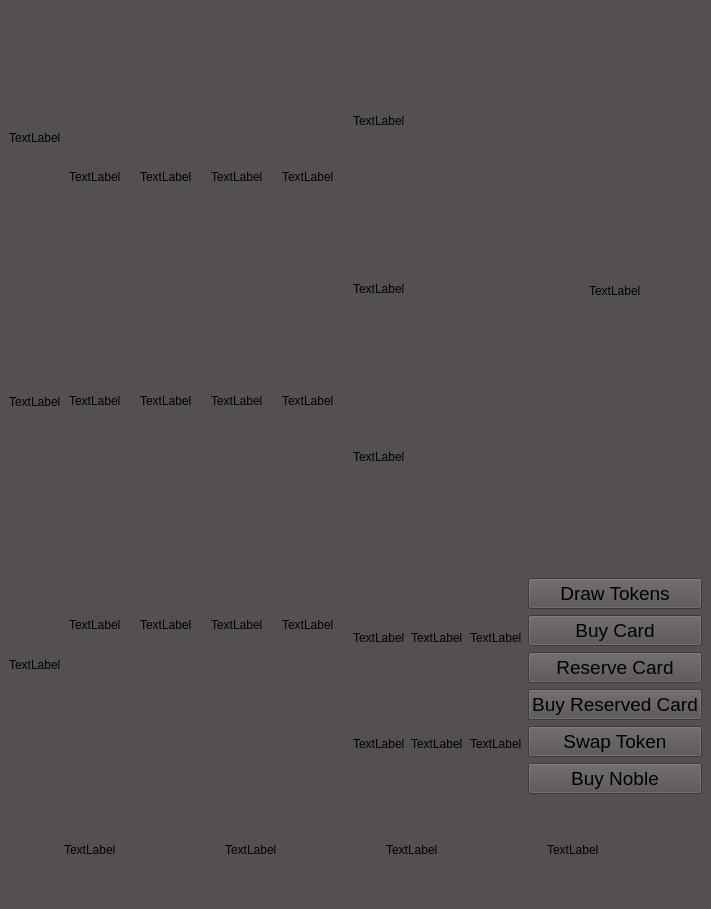
<?xml version="1.0" encoding="UTF-8"?>
<ui version="4.0">
 <class>MainWindow</class>
 <widget class="QMainWindow" name="MainWindow">
  <property name="geometry">
   <rect>
    <x>0</x>
    <y>0</y>
    <width>711</width>
    <height>909</height>
   </rect>
  </property>
  <property name="sizePolicy">
   <sizepolicy hsizetype="Expanding" vsizetype="Expanding">
    <horstretch>0</horstretch>
    <verstretch>0</verstretch>
   </sizepolicy>
  </property>
  <property name="cursor">
   <cursorShape>ArrowCursor</cursorShape>
  </property>
  <property name="windowTitle">
   <string>MainWindow</string>
  </property>
  <property name="animated">
   <bool>true</bool>
  </property>
  <property name="tabShape">
   <enum>QTabWidget::Rounded</enum>
  </property>
  <widget class="QWidget" name="centralwidget">
   <property name="sizePolicy">
    <sizepolicy hsizetype="Expanding" vsizetype="Expanding">
     <horstretch>0</horstretch>
     <verstretch>0</verstretch>
    </sizepolicy>
   </property>
   <property name="layoutDirection">
    <enum>Qt::LeftToRight</enum>
   </property>
   <property name="styleSheet">
    <string notr="true">background-color: rgb(84, 79, 82)</string>
   </property>
   <layout class="QGridLayout" name="gridLayout" rowstretch="0,0,0,0,0" columnstretch="1,4,1,2,1,0">
    <item row="3" column="3" colspan="2">
     <layout class="QGridLayout" name="tokenLayout" columnstretch="0,0,0">
      <item row="0" column="0">
       <widget class="QLabel" name="label_23">
        <property name="sizePolicy">
         <sizepolicy hsizetype="Expanding" vsizetype="Expanding">
          <horstretch>0</horstretch>
          <verstretch>0</verstretch>
         </sizepolicy>
        </property>
        <property name="minimumSize">
         <size>
          <width>10</width>
          <height>10</height>
         </size>
        </property>
        <property name="maximumSize">
         <size>
          <width>100</width>
          <height>100</height>
         </size>
        </property>
        <property name="text">
         <string>TextLabel</string>
        </property>
       </widget>
      </item>
      <item row="0" column="2">
       <widget class="QLabel" name="label_25">
        <property name="sizePolicy">
         <sizepolicy hsizetype="Expanding" vsizetype="Expanding">
          <horstretch>0</horstretch>
          <verstretch>0</verstretch>
         </sizepolicy>
        </property>
        <property name="minimumSize">
         <size>
          <width>10</width>
          <height>10</height>
         </size>
        </property>
        <property name="maximumSize">
         <size>
          <width>100</width>
          <height>100</height>
         </size>
        </property>
        <property name="text">
         <string>TextLabel</string>
        </property>
       </widget>
      </item>
      <item row="0" column="1">
       <widget class="QLabel" name="label_24">
        <property name="sizePolicy">
         <sizepolicy hsizetype="Expanding" vsizetype="Expanding">
          <horstretch>0</horstretch>
          <verstretch>0</verstretch>
         </sizepolicy>
        </property>
        <property name="minimumSize">
         <size>
          <width>10</width>
          <height>10</height>
         </size>
        </property>
        <property name="maximumSize">
         <size>
          <width>100</width>
          <height>100</height>
         </size>
        </property>
        <property name="text">
         <string>TextLabel</string>
        </property>
       </widget>
      </item>
      <item row="1" column="0">
       <widget class="QLabel" name="label_26">
        <property name="sizePolicy">
         <sizepolicy hsizetype="Expanding" vsizetype="Expanding">
          <horstretch>0</horstretch>
          <verstretch>0</verstretch>
         </sizepolicy>
        </property>
        <property name="minimumSize">
         <size>
          <width>10</width>
          <height>10</height>
         </size>
        </property>
        <property name="maximumSize">
         <size>
          <width>100</width>
          <height>100</height>
         </size>
        </property>
        <property name="text">
         <string>TextLabel</string>
        </property>
       </widget>
      </item>
      <item row="1" column="1">
       <widget class="QLabel" name="label_27">
        <property name="sizePolicy">
         <sizepolicy hsizetype="Expanding" vsizetype="Expanding">
          <horstretch>0</horstretch>
          <verstretch>0</verstretch>
         </sizepolicy>
        </property>
        <property name="minimumSize">
         <size>
          <width>10</width>
          <height>10</height>
         </size>
        </property>
        <property name="maximumSize">
         <size>
          <width>100</width>
          <height>100</height>
         </size>
        </property>
        <property name="text">
         <string>TextLabel</string>
        </property>
       </widget>
      </item>
      <item row="1" column="2">
       <widget class="QLabel" name="label_28">
        <property name="sizePolicy">
         <sizepolicy hsizetype="Expanding" vsizetype="Expanding">
          <horstretch>0</horstretch>
          <verstretch>0</verstretch>
         </sizepolicy>
        </property>
        <property name="minimumSize">
         <size>
          <width>10</width>
          <height>10</height>
         </size>
        </property>
        <property name="maximumSize">
         <size>
          <width>100</width>
          <height>100</height>
         </size>
        </property>
        <property name="text">
         <string>TextLabel</string>
        </property>
       </widget>
      </item>
     </layout>
    </item>
    <item row="4" column="0" colspan="6">
     <layout class="QHBoxLayout" name="playerLayout">
      <item>
       <widget class="QLabel" name="label_32">
        <property name="sizePolicy">
         <sizepolicy hsizetype="Expanding" vsizetype="Expanding">
          <horstretch>0</horstretch>
          <verstretch>0</verstretch>
         </sizepolicy>
        </property>
        <property name="minimumSize">
         <size>
          <width>10</width>
          <height>10</height>
         </size>
        </property>
        <property name="maximumSize">
         <size>
          <width>100</width>
          <height>100</height>
         </size>
        </property>
        <property name="text">
         <string>TextLabel</string>
        </property>
       </widget>
      </item>
      <item>
       <widget class="QLabel" name="label_31">
        <property name="sizePolicy">
         <sizepolicy hsizetype="Expanding" vsizetype="Expanding">
          <horstretch>0</horstretch>
          <verstretch>0</verstretch>
         </sizepolicy>
        </property>
        <property name="minimumSize">
         <size>
          <width>10</width>
          <height>10</height>
         </size>
        </property>
        <property name="maximumSize">
         <size>
          <width>100</width>
          <height>100</height>
         </size>
        </property>
        <property name="text">
         <string>TextLabel</string>
        </property>
       </widget>
      </item>
      <item>
       <widget class="QLabel" name="label_30">
        <property name="sizePolicy">
         <sizepolicy hsizetype="Expanding" vsizetype="Expanding">
          <horstretch>0</horstretch>
          <verstretch>0</verstretch>
         </sizepolicy>
        </property>
        <property name="minimumSize">
         <size>
          <width>10</width>
          <height>10</height>
         </size>
        </property>
        <property name="maximumSize">
         <size>
          <width>100</width>
          <height>100</height>
         </size>
        </property>
        <property name="text">
         <string>TextLabel</string>
        </property>
       </widget>
      </item>
      <item>
       <widget class="QLabel" name="label_29">
        <property name="sizePolicy">
         <sizepolicy hsizetype="Expanding" vsizetype="Expanding">
          <horstretch>0</horstretch>
          <verstretch>0</verstretch>
         </sizepolicy>
        </property>
        <property name="minimumSize">
         <size>
          <width>10</width>
          <height>10</height>
         </size>
        </property>
        <property name="maximumSize">
         <size>
          <width>100</width>
          <height>100</height>
         </size>
        </property>
        <property name="text">
         <string>TextLabel</string>
        </property>
       </widget>
      </item>
     </layout>
    </item>
    <item row="1" column="0" rowspan="3">
     <layout class="QVBoxLayout" name="deckLayout">
      <item>
       <widget class="QLabel" name="d1">
        <property name="sizePolicy">
         <sizepolicy hsizetype="Expanding" vsizetype="Expanding">
          <horstretch>0</horstretch>
          <verstretch>0</verstretch>
         </sizepolicy>
        </property>
        <property name="text">
         <string>TextLabel</string>
        </property>
       </widget>
      </item>
      <item>
       <widget class="QLabel" name="d2">
        <property name="sizePolicy">
         <sizepolicy hsizetype="Expanding" vsizetype="Expanding">
          <horstretch>0</horstretch>
          <verstretch>0</verstretch>
         </sizepolicy>
        </property>
        <property name="text">
         <string>TextLabel</string>
        </property>
       </widget>
      </item>
      <item>
       <widget class="QLabel" name="d3">
        <property name="sizePolicy">
         <sizepolicy hsizetype="Expanding" vsizetype="Expanding">
          <horstretch>0</horstretch>
          <verstretch>0</verstretch>
         </sizepolicy>
        </property>
        <property name="text">
         <string>TextLabel</string>
        </property>
       </widget>
      </item>
     </layout>
    </item>
    <item row="1" column="1" rowspan="3" colspan="2">
     <layout class="QGridLayout" name="cardLayout">
      <item row="2" column="0">
       <widget class="QLabel" name="t11">
        <property name="sizePolicy">
         <sizepolicy hsizetype="Expanding" vsizetype="Expanding">
          <horstretch>0</horstretch>
          <verstretch>0</verstretch>
         </sizepolicy>
        </property>
        <property name="minimumSize">
         <size>
          <width>10</width>
          <height>10</height>
         </size>
        </property>
        <property name="maximumSize">
         <size>
          <width>100</width>
          <height>100</height>
         </size>
        </property>
        <property name="text">
         <string>TextLabel</string>
        </property>
       </widget>
      </item>
      <item row="0" column="0">
       <widget class="QLabel" name="t31">
        <property name="sizePolicy">
         <sizepolicy hsizetype="Expanding" vsizetype="Expanding">
          <horstretch>0</horstretch>
          <verstretch>0</verstretch>
         </sizepolicy>
        </property>
        <property name="minimumSize">
         <size>
          <width>10</width>
          <height>10</height>
         </size>
        </property>
        <property name="maximumSize">
         <size>
          <width>100</width>
          <height>100</height>
         </size>
        </property>
        <property name="text">
         <string>TextLabel</string>
        </property>
       </widget>
      </item>
      <item row="2" column="2">
       <widget class="QLabel" name="t13">
        <property name="sizePolicy">
         <sizepolicy hsizetype="Expanding" vsizetype="Expanding">
          <horstretch>0</horstretch>
          <verstretch>0</verstretch>
         </sizepolicy>
        </property>
        <property name="minimumSize">
         <size>
          <width>10</width>
          <height>10</height>
         </size>
        </property>
        <property name="maximumSize">
         <size>
          <width>100</width>
          <height>100</height>
         </size>
        </property>
        <property name="text">
         <string>TextLabel</string>
        </property>
       </widget>
      </item>
      <item row="0" column="1">
       <widget class="QLabel" name="t32">
        <property name="sizePolicy">
         <sizepolicy hsizetype="Expanding" vsizetype="Expanding">
          <horstretch>0</horstretch>
          <verstretch>0</verstretch>
         </sizepolicy>
        </property>
        <property name="minimumSize">
         <size>
          <width>10</width>
          <height>10</height>
         </size>
        </property>
        <property name="maximumSize">
         <size>
          <width>100</width>
          <height>100</height>
         </size>
        </property>
        <property name="text">
         <string>TextLabel</string>
        </property>
       </widget>
      </item>
      <item row="0" column="3">
       <widget class="QLabel" name="t34">
        <property name="sizePolicy">
         <sizepolicy hsizetype="Expanding" vsizetype="Expanding">
          <horstretch>0</horstretch>
          <verstretch>0</verstretch>
         </sizepolicy>
        </property>
        <property name="minimumSize">
         <size>
          <width>10</width>
          <height>10</height>
         </size>
        </property>
        <property name="maximumSize">
         <size>
          <width>100</width>
          <height>100</height>
         </size>
        </property>
        <property name="text">
         <string>TextLabel</string>
        </property>
       </widget>
      </item>
      <item row="0" column="2">
       <widget class="QLabel" name="t33">
        <property name="sizePolicy">
         <sizepolicy hsizetype="Expanding" vsizetype="Expanding">
          <horstretch>0</horstretch>
          <verstretch>0</verstretch>
         </sizepolicy>
        </property>
        <property name="minimumSize">
         <size>
          <width>10</width>
          <height>10</height>
         </size>
        </property>
        <property name="maximumSize">
         <size>
          <width>100</width>
          <height>100</height>
         </size>
        </property>
        <property name="text">
         <string>TextLabel</string>
        </property>
       </widget>
      </item>
      <item row="1" column="3">
       <widget class="QLabel" name="t24">
        <property name="sizePolicy">
         <sizepolicy hsizetype="Expanding" vsizetype="Expanding">
          <horstretch>0</horstretch>
          <verstretch>0</verstretch>
         </sizepolicy>
        </property>
        <property name="minimumSize">
         <size>
          <width>10</width>
          <height>10</height>
         </size>
        </property>
        <property name="maximumSize">
         <size>
          <width>100</width>
          <height>100</height>
         </size>
        </property>
        <property name="text">
         <string>TextLabel</string>
        </property>
       </widget>
      </item>
      <item row="1" column="0">
       <widget class="QLabel" name="t21">
        <property name="sizePolicy">
         <sizepolicy hsizetype="Expanding" vsizetype="Expanding">
          <horstretch>0</horstretch>
          <verstretch>0</verstretch>
         </sizepolicy>
        </property>
        <property name="minimumSize">
         <size>
          <width>10</width>
          <height>10</height>
         </size>
        </property>
        <property name="maximumSize">
         <size>
          <width>100</width>
          <height>100</height>
         </size>
        </property>
        <property name="text">
         <string>TextLabel</string>
        </property>
       </widget>
      </item>
      <item row="1" column="2">
       <widget class="QLabel" name="t23">
        <property name="sizePolicy">
         <sizepolicy hsizetype="Expanding" vsizetype="Expanding">
          <horstretch>0</horstretch>
          <verstretch>0</verstretch>
         </sizepolicy>
        </property>
        <property name="minimumSize">
         <size>
          <width>10</width>
          <height>10</height>
         </size>
        </property>
        <property name="maximumSize">
         <size>
          <width>100</width>
          <height>100</height>
         </size>
        </property>
        <property name="text">
         <string>TextLabel</string>
        </property>
       </widget>
      </item>
      <item row="2" column="1">
       <widget class="QLabel" name="t12">
        <property name="sizePolicy">
         <sizepolicy hsizetype="Expanding" vsizetype="Expanding">
          <horstretch>0</horstretch>
          <verstretch>0</verstretch>
         </sizepolicy>
        </property>
        <property name="minimumSize">
         <size>
          <width>10</width>
          <height>10</height>
         </size>
        </property>
        <property name="maximumSize">
         <size>
          <width>100</width>
          <height>100</height>
         </size>
        </property>
        <property name="text">
         <string>TextLabel</string>
        </property>
       </widget>
      </item>
      <item row="1" column="1">
       <widget class="QLabel" name="t22">
        <property name="sizePolicy">
         <sizepolicy hsizetype="Expanding" vsizetype="Expanding">
          <horstretch>0</horstretch>
          <verstretch>0</verstretch>
         </sizepolicy>
        </property>
        <property name="minimumSize">
         <size>
          <width>10</width>
          <height>10</height>
         </size>
        </property>
        <property name="maximumSize">
         <size>
          <width>100</width>
          <height>100</height>
         </size>
        </property>
        <property name="text">
         <string>TextLabel</string>
        </property>
       </widget>
      </item>
      <item row="2" column="3">
       <widget class="QLabel" name="t14">
        <property name="sizePolicy">
         <sizepolicy hsizetype="Expanding" vsizetype="Expanding">
          <horstretch>0</horstretch>
          <verstretch>0</verstretch>
         </sizepolicy>
        </property>
        <property name="minimumSize">
         <size>
          <width>10</width>
          <height>10</height>
         </size>
        </property>
        <property name="maximumSize">
         <size>
          <width>100</width>
          <height>100</height>
         </size>
        </property>
        <property name="text">
         <string>TextLabel</string>
        </property>
       </widget>
      </item>
     </layout>
    </item>
    <item row="2" column="5" rowspan="2">
     <layout class="QVBoxLayout" name="buttonLayout">
      <item>
       <widget class="QPushButton" name="pushButton_2">
        <property name="sizePolicy">
         <sizepolicy hsizetype="Expanding" vsizetype="Expanding">
          <horstretch>0</horstretch>
          <verstretch>0</verstretch>
         </sizepolicy>
        </property>
        <property name="font">
         <font>
          <pointsize>14</pointsize>
         </font>
        </property>
        <property name="text">
         <string>Draw Tokens</string>
        </property>
       </widget>
      </item>
      <item alignment="Qt::AlignVCenter">
       <widget class="QPushButton" name="pushButton_4">
        <property name="sizePolicy">
         <sizepolicy hsizetype="Expanding" vsizetype="Expanding">
          <horstretch>0</horstretch>
          <verstretch>0</verstretch>
         </sizepolicy>
        </property>
        <property name="font">
         <font>
          <pointsize>14</pointsize>
         </font>
        </property>
        <property name="text">
         <string>Buy Card</string>
        </property>
       </widget>
      </item>
      <item>
       <widget class="QPushButton" name="pushButton_5">
        <property name="sizePolicy">
         <sizepolicy hsizetype="Expanding" vsizetype="Expanding">
          <horstretch>0</horstretch>
          <verstretch>0</verstretch>
         </sizepolicy>
        </property>
        <property name="font">
         <font>
          <pointsize>14</pointsize>
         </font>
        </property>
        <property name="text">
         <string>Reserve Card</string>
        </property>
       </widget>
      </item>
      <item>
       <widget class="QPushButton" name="pushButton_6">
        <property name="sizePolicy">
         <sizepolicy hsizetype="Expanding" vsizetype="Expanding">
          <horstretch>0</horstretch>
          <verstretch>0</verstretch>
         </sizepolicy>
        </property>
        <property name="font">
         <font>
          <pointsize>14</pointsize>
         </font>
        </property>
        <property name="text">
         <string>Buy Reserved Card</string>
        </property>
       </widget>
      </item>
      <item>
       <widget class="QPushButton" name="pushButton_7">
        <property name="sizePolicy">
         <sizepolicy hsizetype="Expanding" vsizetype="Expanding">
          <horstretch>0</horstretch>
          <verstretch>0</verstretch>
         </sizepolicy>
        </property>
        <property name="font">
         <font>
          <pointsize>14</pointsize>
         </font>
        </property>
        <property name="text">
         <string>Swap Token</string>
        </property>
       </widget>
      </item>
      <item>
       <widget class="QPushButton" name="pushButton_3">
        <property name="sizePolicy">
         <sizepolicy hsizetype="Expanding" vsizetype="Expanding">
          <horstretch>0</horstretch>
          <verstretch>0</verstretch>
         </sizepolicy>
        </property>
        <property name="font">
         <font>
          <pointsize>14</pointsize>
         </font>
        </property>
        <property name="text">
         <string>Buy Noble</string>
        </property>
       </widget>
      </item>
     </layout>
    </item>
    <item row="1" column="5">
     <layout class="QGridLayout" name="infoLayout" rowstretch="0" columnstretch="0">
      <item row="0" column="0" alignment="Qt::AlignHCenter">
       <widget class="QLabel" name="label">
        <property name="sizePolicy">
         <sizepolicy hsizetype="Expanding" vsizetype="Expanding">
          <horstretch>0</horstretch>
          <verstretch>0</verstretch>
         </sizepolicy>
        </property>
        <property name="text">
         <string>TextLabel</string>
        </property>
       </widget>
      </item>
     </layout>
    </item>
    <item row="1" column="3" colspan="2">
     <layout class="QVBoxLayout" name="nobleLayout">
      <item>
       <widget class="QLabel" name="label_21">
        <property name="sizePolicy">
         <sizepolicy hsizetype="Expanding" vsizetype="Expanding">
          <horstretch>0</horstretch>
          <verstretch>0</verstretch>
         </sizepolicy>
        </property>
        <property name="minimumSize">
         <size>
          <width>10</width>
          <height>10</height>
         </size>
        </property>
        <property name="maximumSize">
         <size>
          <width>100</width>
          <height>100</height>
         </size>
        </property>
        <property name="text">
         <string>TextLabel</string>
        </property>
       </widget>
      </item>
      <item>
       <widget class="QLabel" name="label_20">
        <property name="sizePolicy">
         <sizepolicy hsizetype="Expanding" vsizetype="Expanding">
          <horstretch>0</horstretch>
          <verstretch>0</verstretch>
         </sizepolicy>
        </property>
        <property name="minimumSize">
         <size>
          <width>10</width>
          <height>10</height>
         </size>
        </property>
        <property name="maximumSize">
         <size>
          <width>100</width>
          <height>100</height>
         </size>
        </property>
        <property name="text">
         <string>TextLabel</string>
        </property>
       </widget>
      </item>
      <item>
       <widget class="QLabel" name="label_22">
        <property name="sizePolicy">
         <sizepolicy hsizetype="Expanding" vsizetype="Expanding">
          <horstretch>0</horstretch>
          <verstretch>0</verstretch>
         </sizepolicy>
        </property>
        <property name="minimumSize">
         <size>
          <width>10</width>
          <height>10</height>
         </size>
        </property>
        <property name="maximumSize">
         <size>
          <width>100</width>
          <height>100</height>
         </size>
        </property>
        <property name="text">
         <string>TextLabel</string>
        </property>
       </widget>
      </item>
     </layout>
    </item>
   </layout>
  </widget>
 </widget>
 <resources/>
 <connections/>
</ui>
